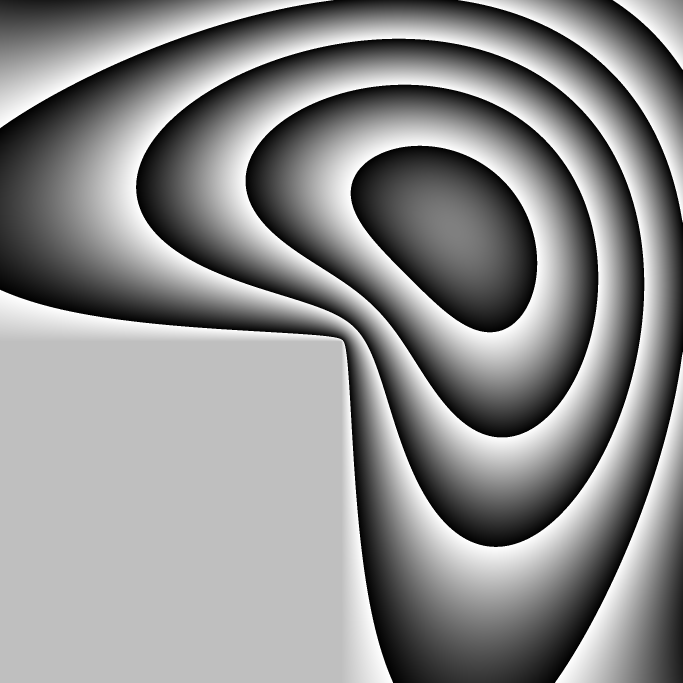
#> input picture MembranePhase.png, 2048 x 2048 px (shown at 1/3 size)
$ python unwrapping_test2.py
#> lines starting #> are read from the running program, lines starting #| are printed output that depends on the picture
import matplotlib.pyplot as plt
from matplotlib import cm
from mpl_toolkits import mplot3d
import numpy as np
import time
import cv2
from PIL import Image

xx=np.linspace(-np.pi,np.pi,num=2048)
yy=np.linspace(-np.pi,np.pi,num=2048)
x,y=np.meshgrid(xx,yy)

#im = Image.open('MembranePhase.tif')
im= cv2.imread("MembranePhase.png",0)
#> im is the input picture: shape (2048, 2048); min 0, max 255, mean 140.6

#realphase=np.unwrap(phase)/2
realphase=(np.unwrap(np.unwrap(im,np.pi/100,axis=0),np.pi/100, axis=1))
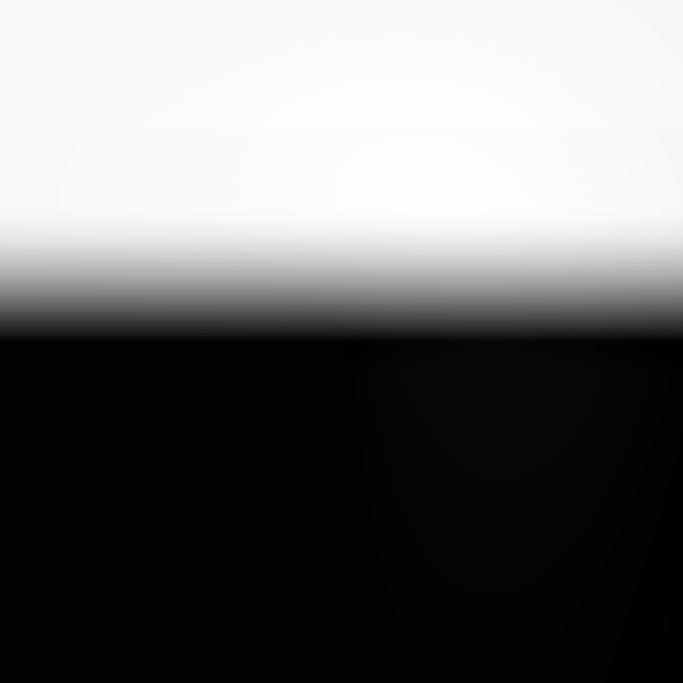
#> realphase: shape (2048, 2048) float64 (shown at 1/3 size); min -29685.1, max 960.5, mean -16576.7; drawn with min black and max white
#realphase=np.unwrap(im,axis=0)

# Plot the surface
fig = plt.figure(1)
plt.imshow(im, cmap='gray')
fig = plt.figure(2)
plt.imshow(realphase, cmap='gray')
#ax = plt.axes(projection='3d')
#surf = ax.plot_surface(x, y, im,rstride=5, cstride=5,cmap='viridis', edgecolor='none')
#plt.savefig("phasewraptest2.png")
plt.imsave("phasewrap2Dtest2.png",im, cmap='gray')


# Plot the surface

fig = plt.figure(3)
ax = plt.axes(projection='3d')
surf = ax.plot_surface(x, y, realphase,rstride=5, cstride=5,cmap='viridis', edgecolor='none')
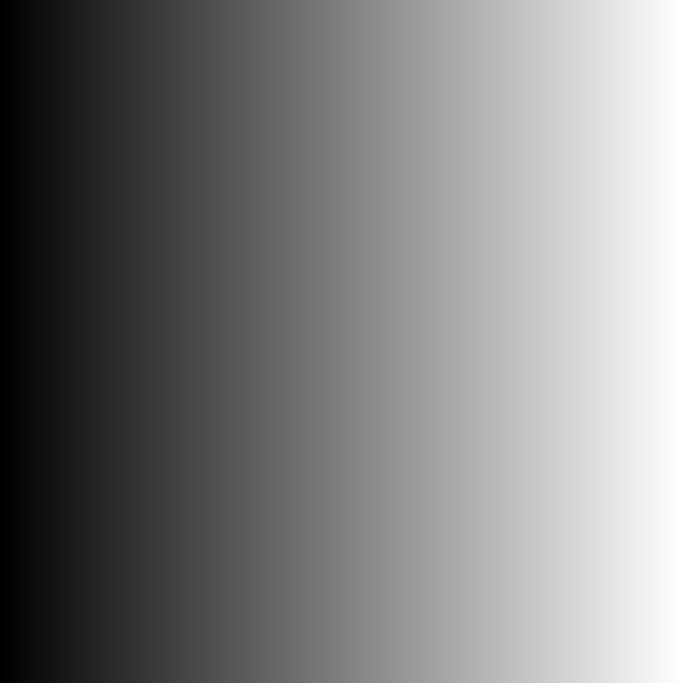
#> x: shape (2048, 2048) float64 (shown at 1/3 size); min -3.14, max 3.14, mean 2.22e-16; drawn with min black and max white
#plt.plot(realphase)
plt.savefig("phaseunwraptest2.png")
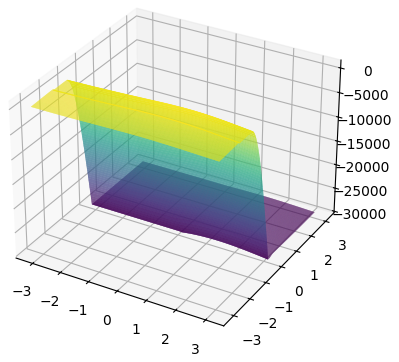
#> figure drawn by matplotlib, 1 panel

#plt.figure(3)
#plt.plot(realphase, cmap='gray')
#plt.imsave("phaseunwrap2Dtest2.png",realphase, cmap='gray')
